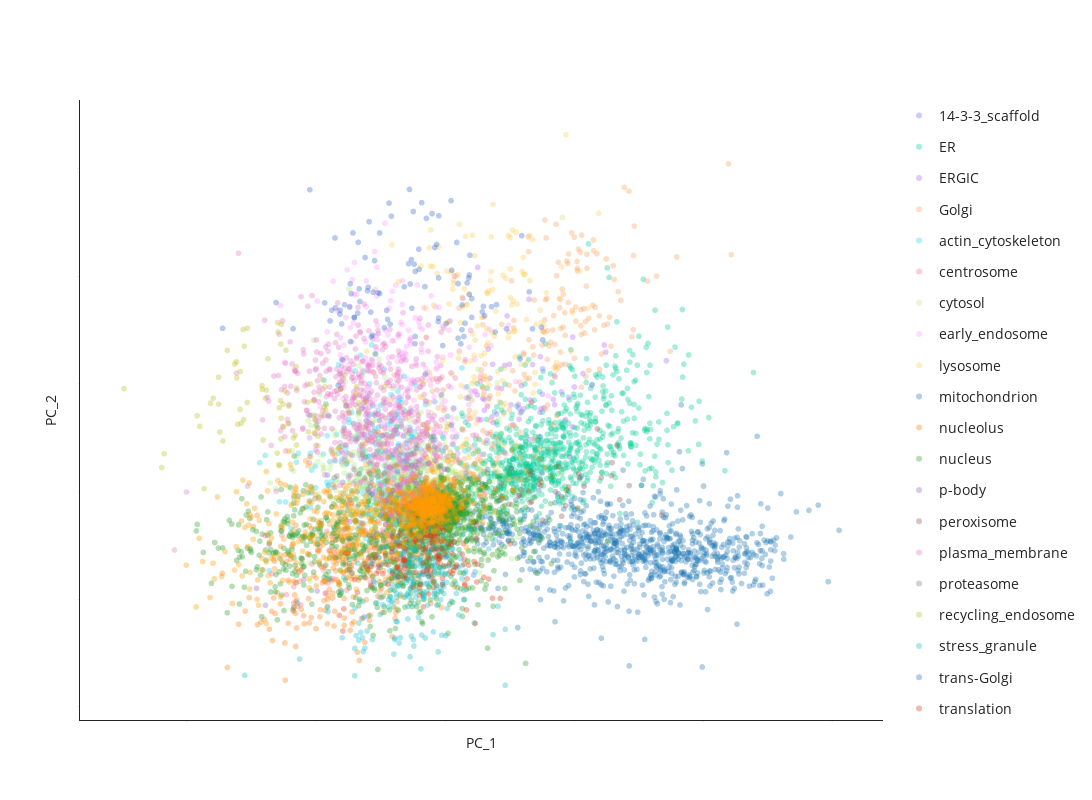

The notebook cell saved with this chart:
### Code cell
# generate 2D PCA plot
label_to_color = "consensus_graph_annnotation"  # **choose which annotation column to highlight here** , other choices: cluster_annotation, Protein-level_consensus_annotation

fig = pu.interaction_umap(
    umap_table,
    node_name="Gene_name_canonical", 
    cluster=label_to_color, opacity=0.35, unlabelled_color="#D0D3D4", unlabelled_opacity=0.1,
    pointsize=6, x="PC_1", y="PC_2",
    categorical=True,
)
fig.update_layout(width=1200, height=800)

fig.show()

# save the figure as an html file
save_path = os.path.join("output")
save_name = f"{timestamp}_PCA_2Dview.html"
pio.write_html(fig, file=os.path.join(save_path, save_name), auto_open=False)

### Figure 1 — Plotly figure (JSON) as saved in the notebook; plotly's stock layout.template omitted (floating-point values rounded to 4 significant figures; data arrays with more than 128 entries replaced by an {"elided": "..."} marker saying what was removed)
{"data": [{"customdata": [[3878], [1828], [1803], [1801], [2103], [5577], [4858], [2120], [4205], [5717], [4218], [6672], [7519], [3817], [6107], [7299], [6106], [2171], [4319], [2241], [8193], [2229], [588], [902], [4138], [7554], [7767], [2184], [6097], [6244], [934], [103], [6355], [8013], [4131], [5736], [3980], [5142], [3947], [3989], [194], [5147], [3084], [6771], [8435], [8252], [3943], [3092], [6218], [183], [5115], [7881], [474], [1849], [1049], [1861], [3894], [518], [1078], [3163], [164], [2031], [2029], [6184], [3921], [6266], [7839], [165], [7008], [2777], [3347], [6594], [3628], [3629], [6383], [3507], [8109], [1419], [6400], [5946], [4915], [7201], [3635], [4559], [3689], [4926], [4443], [3450], [5016], [767], [2362], [8078], [6021], [2509], [5677], [4544], [4570], [5665], [8151], [3351], [604], [7732]], "hovertemplate": "<b>%{hovertext}</b><br><br>consensus_graph_annnotation=14-3-3_scaffold<br>PC_1=%{x}<br>PC_2=%{y}<extra></extra>", "hovertext": ["PPIP5K2", "TSC2", "TSC1", "KSR1", "ARHGEF2", "CRTC2", "HDAC4", "RFX7", "PPP1R3D", "Q5IBP5[p]", "LATS1", "NAV1", "TANC1", "GARRE1", "CRTC1", "MAPKAP1", "CRTC3", "KIF5C", "FBXO45", "E2F8", "RASAL2", "WDR62", "SHCBP1", "MAP3K2", "SOGA1", "KLC2", "CENPJ", "KIF23", "RICTOR", "CLASP1", "SPRYD3", "TBC1D7", "RALGPS2", "FAM53C", "FRYL", "DOP1A", "PFKFB2", "FOXO1", "TBC1D4", "SRGAP2", "ARAF", "AKAP13", "R3HDM2", "DENND1A", "IRS2", "ZBTB21", "MAST3", "EML3", "KNS2", "RACGAP1", "CAMSAP2", "HOMER3", "BAD", "PLCH1", "RASSF7", "FAM13A", "FOXO3", "USP8", "KLC4", "TBC1D1", "SH3BP5L", "WDR37", "KIF1A", "MARK2", "CFAP410", "SH3RF1", "KIF13B", "KLC3", "GPRASP2", "CEP170", "KLC1", "CEP112", "HECTD4", "HDAC7", "PTOV1", "SH3PXD2A", "PI4KB", "PNPLA2", "CRLF3", "CARMIL2", "YWHAG", "NEK1", "CEP170B", "YWHAB", "RAF1", "YWHAE", "NF1", "PACS2", "FOXK1", "CDR2L", "FAM83G", "CAMSAP3", "MAST2", "NADK", "MAP3K5", "CDC25B", "KIF5B", "RASAL2", "MLX", "CEP170", "PLEKHG4", "MLXIP"], "legendgroup": "14-3-3_scaffold", "marker": {"color": "#636EFA", "opacity": 0.35, "size": 6, "symbol": "circle"}, "mode": "markers", "name": "14-3-3_scaffold", "showlegend": true, "type": "scattergl", "x": [-0.7153, -0.08221, -0.006627, -1.673, -3.623, -0.5077, 0.0749, 3.534, -1.147, -1.316, -1.523, -1.055, -0.8224, -0.5454, -0.222, -2.29, 1.132, -0.8334, -2.391, 0.4672, -2.678, 1.102, -0.1142, -0.4979, 0.2048, -4.56, -1.117, -0.594, -2.174, -3.691, -0.004875, -0.3124, -0.2236, -1.434, -2.404, -1.223, -0.1868, -0.01092, -2.428, -3.96, 0.3405, -3.261, -0.3982, -0.599, -2.656, -0.4077, -0.8387, -0.6879, -0.2909, -2.815, -0.9791, -0.09342, 2.21, -2.625, -0.7575, -0.5465, -0.1591, 0.163, -1.786, -0.5961, -0.4546, -0.5417, -1.578, -0.5096, -0.4607, -0.555, -1.079, 0.09711, -2.404, 0.5954, -3.595, -0.9221, 0.7413, -0.4134, -0.8873, -0.6475, -1.071, -0.7709, -0.9009, -1.005, -2.978, -2.398, 0.6563, -2.854, 0.1004, -2.827, -1.528, -0.04953, 0.4099, 0.1775, -1.071, 0.3137, -0.7834, -0.2577, 0.5851, -0.6955, -1.361, -2.464, 2.106, -0.4272, -2.188, -0.4124], "xaxis": "x", "y": [-0.3327, 1.863, -3.062, -1.868, -0.5565, -2.183, -0.8262, -1.507, -0.8931, -0.4642, -0.9167, -1.176, -1.35, -2.032, -0.8397, -2.389, -0.9414, -2.115, -1.102, -0.5971, -2.25, -3.878, -1.475, -1.412, -1.498, 0.7695, -2.564, -0.3182, -1.156, -1.403, -1.637, -1.567, -1.851, -1.501, -1.248, 0.3744, -1.506, -1.355, -0.8636, 0.433, -2.031, -1.12, -1.213, -0.405, -1.898, 0.1904, -0.9721, -1.815, -0.9056, -0.102, -2.244, -0.9052, -1.36, -0.5372, -0.3548, -1.201, -0.9332, -0.5094, -1.114, -1.258, -0.5638, -0.1906, -2.717, -1.519, -0.5746, -0.225, -1.933, -1.185, -1.246, -1.59, 1.687, -1.424, -0.7522, -2.259, -3.349, -0.4634, -0.6948, -0.9893, -0.5666, -0.5153, -0.04344, -2.59, -0.207, 0.4146, -2.559, -0.1344, -2.668, -0.4012, -0.8867, -0.3559, -0.3126, -0.5952, -0.8448, -1.758, -0.9781, -1.253, -1.67, -0.06133, -2.363, -0.9749, -1.44, -1.576], "yaxis": "y"}, {"customdata": {"elided": "757x1 int values"}, "hovertemplate": "<b>%{hovertext}</b><br><br>consensus_graph_annnotation=ER<br>PC_1=%{x}<br>PC_2=%{y}<extra></extra>", "hovertext": {"elided": "757 str values"}, "legendgroup": "ER", "marker": {"color": "#00CC96", "opacity": 0.35, "size": 6, "symbol": "circle"}, "mode": "markers", "name": "ER", "showlegend": true, "type": "scattergl", "x": {"elided": "757 float values"}, "xaxis": "x", "y": {"elided": "757 float values"}, "yaxis": "y"}, {"customdata": [[1646], [3519], [748], [3044], [6800], [5141], [2868], [4192], [230], [576], [1919], [3029], [7596], [5218], [3837], [958], [7569], [2683], [8406], [5759], [6281], [4807], [5688], [4808], [8481], [2825], [5705], [3648], [5383], [3767], [5396], [4036], [2501], [2299], [6828], [2998], [3597], [512], [5712], [1983], [4413], [3827], [7797], [3278], [5584], [1754], [2617], [666], [282], [8011], [1747], [2317], [6708], [3162], [8387]], "hovertemplate": "<b>%{hovertext}</b><br><br>consensus_graph_annnotation=ERGIC<br>PC_1=%{x}<br>PC_2=%{y}<extra></extra>", "hovertext": ["COPG2", "COPB2", "EGFL7", "ERGIC1", "CHPT1", "SCAP", "YIPF5", "SEC24A", "SREBF2", "TMED10", "ERP44", "GPR89B", "RAB3GAP2", "TMED1", "RER1", "COPZ1", "LMAN2L", "METTL9", "GOLT1B", "SAR1A", "TMED4", "COPB1", "YIF1B", "COPA", "COPG1", "CHPF2", "PIGG", "SLC39A11", "TMED2", "COPE", "SEC23B", "SEC22B", "LYSMD3", "ERGIC3", "SCFD1", "B4DSQ5[p]", "SEC22B", "DESI2", "RABL3", "LMAN2", "ARF4", "BET1", "RAB18", "SEC31A", "SAR1B", "IER3IP1", "ARCN1", "TMED9", "LMAN1", "MTMR4", "TRIM27", "ARF5", "MCFD2", "RAB3GAP1", "TMED5"], "legendgroup": "ERGIC", "marker": {"color": "#AB63FA", "opacity": 0.35, "size": 6, "symbol": "circle"}, "mode": "markers", "name": "ERGIC", "showlegend": true, "type": "scattergl", "x": [3.249, 1.516, 3.299, 4.235, 3.385, 6.162, 1.15, 1.696, 8.565, 1.624, 3.283, 4.778, 1.667, 1.276, 2.956, 1.513, 4.238, 5.006, 1.384, 2.489, 3.775, 3.685, 6.222, 1.813, 1.839, 3.833, 4.93, 3.768, 1.246, 3.355, 1.261, 2.614, 5.684, 4.503, 2.859, 4.19, 4.659, 5.338, 2.837, 2.553, 2.301, 4.938, 2.918, 0.1854, 2.0, 2.182, 1.735, 3.036, 1.867, 3.712, 1.459, 0.6818, 3.67, 2.4, 2.864], "xaxis": "x", "y": [8.93, 3.78, 4.261, 5.376, 5.898, 6.805, 4.66, 4.336, 6.079, 2.382, 2.419, 4.388, 6.622, 3.365, 4.916, 4.268, 4.031, 4.857, 3.338, 5.909, 5.706, 6.268, 6.471, 3.473, 5.91, 3.886, 3.003, 4.518, 4.49, 4.15, 10.41, 3.094, 4.943, 4.627, 3.867, 4.283, 3.344, 5.48, 4.046, 4.03, 5.859, 7.177, 3.649, 7.922, 3.602, 4.786, 5.267, 3.839, 3.205, 3.853, 4.335, 8.976, 3.679, 8.156, 3.363], "yaxis": "y"}, {"customdata": {"elided": "191x1 int values"}, "hovertemplate": "<b>%{hovertext}</b><br><br>consensus_graph_annnotation=Golgi<br>PC_1=%{x}<br>PC_2=%{y}<extra></extra>", "hovertext": {"elided": "191 str values"}, "legendgroup": "Golgi", "marker": {"color": "#FFA15A", "opacity": 0.35, "size": 6, "symbol": "circle"}, "mode": "markers", "name": "Golgi", "showlegend": true, "type": "scattergl", "x": {"elided": "191 float values"}, "xaxis": "x", "y": {"elided": "191 float values"}, "yaxis": "y"}, {"customdata": {"elided": "288x1 int values"}, "hovertemplate": "<b>%{hovertext}</b><br><br>consensus_graph_annnotation=actin_cytoskeleton<br>PC_1=%{x}<br>PC_2=%{y}<extra></extra>", "hovertext": {"elided": "288 str values"}, "legendgroup": "actin_cytoskeleton", "marker": {"color": "#19D3F3", "opacity": 0.35, "size": 6, "symbol": "circle"}, "mode": "markers", "name": "actin_cytoskeleton", "showlegend": true, "type": "scattergl", "x": {"elided": "288 float values"}, "xaxis": "x", "y": {"elided": "288 float values"}, "yaxis": "y"}, {"customdata": [[1805], [6507], [3657], [3244], [6850], [6181], [6773], [4204], [10], [354], [1302], [7175], [2440], [7168], [5519], [7022], [4197], [22], [5846], [7486], [2771], [6500], [5493], [6604], [5540], [5908], [2284], [8342], [6543], [6389], [2725], [4698], [2140], [2147], [5687], [5861], [7409], [7320], [1148], [3168], [8501], [7292], [1325], [6418], [6155], [1381], [1174], [1318], [4142]], "hovertemplate": "<b>%{hovertext}</b><br><br>consensus_graph_annnotation=centrosome<br>PC_1=%{x}<br>PC_2=%{y}<extra></extra>", "hovertext": ["CEP78", "CNTROB", "CCDC14", "PCM1", "PIBF1", "CEP68", "CEP192", "CEP43", "CCP110", "CEP57", "WRAP73", "CEP63", "OFD1", "CCDC138", "POLR1F", "TBC1D31", "PCNT", "CEP72", "CROCC", "CEP41", "CEP131", "SPICE1", "KIF7", "CEP120", "C2CD3", "CEP135", "CEP350", "SSX2IP", "NIN", "MIB1", "BBS4", "CSNK1D", "CSPP1", "CEP290", "ODF2", "CEP350", "CEP250", "CCDC77", "MED4", "PCM1", "CCDC61", "AKAP9", "MPHOSPH9", "CEP97", "CEP128", "CDK5RAP2", "ALMS1", "RNF213", "CEP152"], "legendgroup": "centrosome", "marker": {"color": "#FF6692", "opacity": 0.35, "size": 6, "symbol": "circle"}, "mode": "markers", "name": "centrosome", "showlegend": true, "type": "scattergl", "x": [-4.581, -4.386, -3.809, -2.85, -4.848, -3.762, -3.645, -4.253, -6.322, -6.709, -3.802, -3.036, -3.636, -3.727, -2.897, -4.28, -4.256, -2.822, -4.501, -5.607, -3.803, -5.862, -4.623, -5.788, -1.443, -4.631, -0.8689, -4.398, -4.643, -3.381, -5.561, -1.115, -4.549, -6.821, -4.305, -5.596, -4.722, -2.736, -2.188, -2.613, -6.968, -5.159, -2.428, -5.501, -2.353, -3.867, -6.149, -3.606, -4.302], "xaxis": "x", "y": [-1.838, -4.046, -4.58, -2.368, -2.55, -2.234, -3.443, -3.1, -2.032, -3.815, -3.681, -2.753, -2.207, -2.536, -4.205, -4.077, -2.229, -2.968, -2.73, -3.678, -1.339, -4.414, -4.696, -5.102, -2.811, -4.188, -0.1789, -2.068, -4.74, -0.703, -3.129, -2.747, -4.251, -2.462, -3.026, -5.257, -3.616, -3.389, -2.377, -1.394, -2.04, -3.374, -1.795, -0.7832, -2.578, -3.319, -4.783, -3.773, -2.831], "yaxis": "y"}, {"customdata": {"elided": "1861x1 int values"}, "hovertemplate": "<b>%{hovertext}</b><br><br>consensus_graph_annnotation=cytosol<br>PC_1=%{x}<br>PC_2=%{y}<extra></extra>", "hovertext": {"elided": "1861 str values"}, "legendgroup": "cytosol", "marker": {"color": "#B6E880", "opacity": 0.35, "size": 6, "symbol": "circle"}, "mode": "markers", "name": "cytosol", "showlegend": true, "type": "scattergl", "x": {"elided": "1861 float values"}, "xaxis": "x", "y": {"elided": "1861 float values"}, "yaxis": "y"}, {"customdata": {"elided": "217x1 int values"}, "hovertemplate": "<b>%{hovertext}</b><br><br>consensus_graph_annnotation=early_endosome<br>PC_1=%{x}<br>PC_2=%{y}<extra></extra>", "hovertext": {"elided": "217 str values"}, "legendgroup": "early_endosome", "marker": {"color": "#FF97FF", "opacity": 0.35, "size": 6, "symbol": "circle"}, "mode": "markers", "name": "early_endosome", "showlegend": true, "type": "scattergl", "x": {"elided": "217 float values"}, "xaxis": "x", "y": {"elided": "217 float values"}, "yaxis": "y"}, {"customdata": {"elided": "174x1 int values"}, "hovertemplate": "<b>%{hovertext}</b><br><br>consensus_graph_annnotation=lysosome<br>PC_1=%{x}<br>PC_2=%{y}<extra></extra>", "hovertext": {"elided": "174 str values"}, "legendgroup": "lysosome", "marker": {"color": "#FECB52", "opacity": 0.35, "size": 6, "symbol": "circle"}, "mode": "markers", "name": "lysosome", "showlegend": true, "type": "scattergl", "x": {"elided": "174 float values"}, "xaxis": "x", "y": {"elided": "174 float values"}, "yaxis": "y"}, {"customdata": {"elided": "869x1 int values"}, "hovertemplate": "<b>%{hovertext}</b><br><br>consensus_graph_annnotation=mitochondrion<br>PC_1=%{x}<br>PC_2=%{y}<extra></extra>", "hovertext": {"elided": "869 str values"}, "legendgroup": "mitochondrion", "marker": {"color": "#1F77B4", "opacity": 0.35, "size": 6, "symbol": "circle"}, "mode": "markers", "name": "mitochondrion", "showlegend": true, "type": "scattergl", "x": {"elided": "869 float values"}, "xaxis": "x", "y": {"elided": "869 float values"}, "yaxis": "y"}, {"customdata": {"elided": "218x1 int values"}, "hovertemplate": "<b>%{hovertext}</b><br><br>consensus_graph_annnotation=nucleolus<br>PC_1=%{x}<br>PC_2=%{y}<extra></extra>", "hovertext": {"elided": "218 str values"}, "legendgroup": "nucleolus", "marker": {"color": "#FF7F0E", "opacity": 0.35, "size": 6, "symbol": "circle"}, "mode": "markers", "name": "nucleolus", "showlegend": true, "type": "scattergl", "x": {"elided": "218 float values"}, "xaxis": "x", "y": {"elided": "218 float values"}, "yaxis": "y"}, {"customdata": {"elided": "1570x1 int values"}, "hovertemplate": "<b>%{hovertext}</b><br><br>consensus_graph_annnotation=nucleus<br>PC_1=%{x}<br>PC_2=%{y}<extra></extra>", "hovertext": {"elided": "1570 str values"}, "legendgroup": "nucleus", "marker": {"color": "#2CA02C", "opacity": 0.35, "size": 6, "symbol": "circle"}, "mode": "markers", "name": "nucleus", "showlegend": true, "type": "scattergl", "x": {"elided": "1570 float values"}, "xaxis": "x", "y": {"elided": "1570 float values"}, "yaxis": "y"}, {"customdata": [[7814], [6391], [219], [7064], [6651], [4933], [6495], [1268], [7660], [5829], [7446], [6297], [6129], [4488], [6493], [6036], [1520], [8432]], "hovertemplate": "<b>%{hovertext}</b><br><br>consensus_graph_annnotation=p-body<br>PC_1=%{x}<br>PC_2=%{y}<extra></extra>", "hovertext": ["DCP1A", "DCP2", "EIF4ENIF1", "EDC3", "LSM14A", "LSM3", "XRN1", "LSM5", "YTHDC2", "LSM14B", "LSM14B", "PATL1", "Q6ZMY0[p]", "DDX6", "DCP1B", "EDC4", "LSM1", "MARF1"], "legendgroup": "p-body", "marker": {"color": "#9467BD", "opacity": 0.35, "size": 6, "symbol": "circle"}, "mode": "markers", "name": "p-body", "showlegend": true, "type": "scattergl", "x": [-5.763, -2.454, -5.478, -4.957, -2.769, -3.692, -6.958, -3.074, -3.133, -2.654, -7.304, -3.103, -2.908, -0.8634, -3.783, -2.589, -2.304, -1.844], "xaxis": "x", "y": [-4.231, -0.1566, -4.1, -4.618, -4.171, -3.63, -5.281, -3.365, -5.822, -2.961, -4.496, -1.806, -3.235, -3.846, -0.6429, -3.501, -1.533, 0.9355], "yaxis": "y"}, {"customdata": [[306], [8189], [8225], [7253], [3713], [6163], [5567], [5958], [5972], [8473], [4030], [1991], [2947], [6315], [3834], [7852], [3836], [757], [1482], [932], [1483], [5111], [3930], [3917], [4574], [2004], [4578], [1164], [1081], [6915], [5503], [174], [6346], [2751], [2180], [7468], [3780], [4509], [4512]], "hovertemplate": "<b>%{hovertext}</b><br><br>consensus_graph_annnotation=peroxisome<br>PC_1=%{x}<br>PC_2=%{y}<extra></extra>", "hovertext": ["ACAA1", "HACL1", "CROT", "PAFAH2", "AGPS", "ACAD11", "DECR2", "GSTK1", "ECI2", "PEX16", "PEX14", "SCP2", "B4DL07[p]", "TMEM135", "GNPAT", "PXMP2", "ACOX3", "ACOX1", "PEX5", "FAR2", "HSD17B4", "EHHADH", "PEX1", "SLC25A17", "ABCD1", "CAT", "EPHX2", "PEX12", "PEX6", "PEX13", "TYSND1", "PEX26", "LONP2", "FAR1", "ACBD5", "PECR", "ACOT8", "ABCD3", "PEX2"], "legendgroup": "peroxisome", "marker": {"color": "#8C564B", "opacity": 0.35, "size": 6, "symbol": "circle"}, "mode": "markers", "name": "peroxisome", "showlegend": true, "type": "scattergl", "x": [3.302, 3.311, 3.774, 2.555, 1.956, 6.655, 5.17, 4.666, 4.272, 4.39, 2.174, 1.354, 3.289, 3.678, 2.941, 3.703, 6.761, 2.883, 2.2, 6.045, 2.14, 6.468, 3.353, 8.387, 2.469, 3.239, 1.428, 4.779, 0.188, 5.894, 7.126, 4.511, 5.14, 3.629, 5.2, 5.379, 6.439, 2.836, 4.515], "xaxis": "x", "y": [0.9451, 0.7756, -1.323, 1.07, 0.1232, 2.169, 0.8489, -0.6559, -0.01041, 1.17, 0.3736, -0.2324, -0.5085, 0.5489, 0.08382, 0.2757, -0.3786, -0.167, -0.2542, 0.6502, -0.408, 1.342, -0.4685, -1.089, -0.5815, 0.01295, 0.3462, 0.2104, 0.2992, 2.914, 0.2771, -1.147, -0.7666, 0.349, 0.6378, 0.2477, 0.7385, -0.196, -0.2412], "yaxis": "y"}, {"customdata": {"elided": "674x1 int values"}, "hovertemplate": "<b>%{hovertext}</b><br><br>consensus_graph_annnotation=plasma_membrane<br>PC_1=%{x}<br>PC_2=%{y}<extra></extra>", "hovertext": {"elided": "674 str values"}, "legendgroup": "plasma_membrane", "marker": {"color": "#E377C2", "opacity": 0.35, "size": 6, "symbol": "circle"}, "mode": "markers", "name": "plasma_membrane", "showlegend": true, "type": "scattergl", "x": {"elided": "674 float values"}, "xaxis": "x", "y": {"elided": "674 float values"}, "yaxis": "y"}, {"customdata": [[1448], [2835], [3883], [5836], [1470], [1654], [3035], [1965], [1686], [5387], [6831], [879], [4768], [6939], [2438], [594], [984], [5193], [5885], [3868], [5615], [7531], [5957], [5950], [4485], [4486], [1264], [6621], [1249], [8431], [1244], [4507], [8437], [4508], [3723], [1416], [1418], [259], [7251], [5451], [6593], [263], [4822], [5880], [7128], [3356], [4825], [1664], [8330], [8070], [5742], [8514], [698], [5347], [5741], [649], [1625], [2748], [8511], [4830], [4922], [5078], [5333], [3553], [1624], [5597], [1587], [1653], [5724], [4906], [1652], [1655]], "hovertemplate": "<b>%{hovertext}</b><br><br>consensus_graph_annnotation=proteasome<br>PC_1=%{x}<br>PC_2=%{y}<extra></extra>", "hovertext": ["BAG1", "TCP11L1", "TXNL1", "DDI2", "PSMD12", "PSMA6", "UBQLN2", "PSMB3", "PSMD14", "UBE3C", "UBLCP1", "PSMA2", "PSMD7", "PSMG2", "PSMC4", "PSME3IP1", "TCP11L2", "PSMD2", "ECPAS", "PSMD3", "AKIRIN2", "PITHD1", "ZFAND6", "PSME3", "PSMA1", "PSMA4", "NUB1", "AFG2A", "PSMC6", "USP15", "PSME2", "PSMB6", "RNF115", "PSMB5", "PSMD11", "PSMA7", "PSME1", "PSMD13", "PSMD1", "ADRM1", "UBR7", "ZFAND5", "USP14", "PSMD4", "NGLY1", "PSMB7", "RAD23B", "PSMC2", "POMP", "RNF181", "UCHL5", "PSMC3", "PSMG3", "PSMD6", "UCHL5", "RAD23A", "PSMB2", "PSMG1", "PSMD8", "PSMD4", "PSMC1", "UBE3A", "PSME4", "UBFD1", "PSMC5", "PSMB1", "PSMA5", "PSMA3", "PSMG4", "PSME3", "PSMC3", "PSMB4"], "legendgroup": "proteasome", "marker": {"color": "#7F7F7F", "opacity": 0.35, "size": 6, "symbol": "circle"}, "mode": "markers", "name": "proteasome", "showlegend": true, "type": "scattergl", "x": [-0.6378, -1.38, -1.907, -1.928, -0.3979, -1.297, -2.131, -2.337, -0.2934, -1.552, -0.9387, -2.295, -3.12, -1.168, -1.152, -0.7445, -0.1606, -2.847, -2.387, -2.025, -0.8247, -0.7766, -0.08045, -1.464, -2.446, 0.0408, -0.5506, -1.383, -1.963, -1.01, -1.876, -1.073, -2.359, -1.751, -1.118, -1.181, -4.292, -2.437, -0.6448, -2.916, -1.535, -1.884, -4.196, -1.114, -0.3156, -2.893, -1.406, -2.92, -0.7947, -0.6575, -0.6105, -1.103, -1.114, -2.496, -0.2023, -1.272, -1.188, -2.496, -0.5624, -0.8839, -0.5339, -0.1913, -5.04, -1.04, -0.02759, -0.4399, -1.813, -1.843, -0.6293, -3.411, -0.5447, -0.4055], "xaxis": "x", "y": [-2.865, -1.011, -1.27, -0.8544, 1.45, 1.222, -0.1783, 0.4619, -0.1419, -1.755, -1.369, -0.4289, 0.6332, -0.4162, 2.023, -1.163, -0.6331, 0.6275, -1.903, 0.05493, -1.263, -0.8492, -1.357, -0.1433, -0.06466, -0.4158, -1.452, -2.106, 1.181, -0.8581, -0.6283, -0.4702, 0.8643, 1.706, 2.195, -0.707, 0.6508, 2.604, 2.118, 0.857, -0.8794, -0.8069, 0.7218, 1.396, -0.2157, 0.2388, 2.723, -0.006293, -1.701, -0.5775, -0.7148, 2.001, -1.04, -0.3891, 1.182, -1.596, 0.5058, -1.072, 2.541, -0.2678, -0.1253, -0.9048, -0.325, -1.389, 1.036, 2.563, -0.161, 0.3075, -1.789, -0.01327, -1.617, 2.071], "yaxis": "y"}, {"customdata": [[7680], [2515], [257], [5520], [7092], [5445], [4978], [5635], [3850], [8232], [2023], [4560], [444], [8110], [14], [2276], [64], [267], [640], [2035], [6377], [5500], [196], [5020], [3787], [457], [3824], [3470], [7781], [7074], [6354], [5242], [3133], [2681], [3777], [3995], [3368], [8277], [4987], [6138], [5217], [7357], [4654], [2203], [5024], [7514], [6726], [6117], [3692], [5786], [6446], [7407], [4695], [4701], [1700], [6926], [5162], [7988], [5740], [5725], [6460], [1704], [1929], [2404], [5551], [1809], [5103], [8034], [2612], [5408], [1814], [828], [8496], [6210], [8345], [1670], [2322], [1786], [6652], [977], [5442], [6435]], "hovertemplate": "<b>%{hovertext}</b><br><br>consensus_graph_annnotation=recycling_endosome<br>PC_1=%{x}<br>PC_2=%{y}<extra></extra>", "hovertext": ["PACC1", "A8K6Q8[p];B7Z2I6[p]", "NKIRAS2", "GFOD2", "ABHD17A", "RAB11B", "SIRPA", "ATP6V0A1", "STX7", "PACSIN3", "ECE1", "SFN", "MYADM", "MRC2", "GPRC5B", "STEAP3", "FCGRT", "CEMIP2", "LDLR", "A0A3B3ITR4[p]", "STX12", "RALGAPA2", "CDK16", "LRP2", "SCAMP3", "CERK", "SCAMP1", "VAMP2", "KIAA1549", "CMTM7", "RALGAPB", "RAB32", "PODXL", "ATP6V0D1", "ITGB1BP1", "ATP9A", "ATP11A", "ARHGAP26", "CSNK1G2", "SLCO4C1", "ADAM9", "CRACR2A", "SLC1A1", "ARL13B", "ATP8B2", "SEMA4C", "ITFG1", "RAB11FIP1", "ITGB5", "SLC35F1", "CD302", "VAMP8", "TRAPPC10", "ADGRE5", "RAB11FIP5", "SCAMP4", "PTPRJ", "GFOD1", "COLEC12", "WDR44", "SLC35F2", "RALGAPA1", "SLC20A2", "Q59FF5[p];A8CDT9[p]", "ANO6", "ATP13A3", "LRP1", "PODXL2", "MICALL1", "NHERF2", "SMIM1", "SLC12A6", "CSNK1G3", "RAB11FIP2", "ATP11B", "SCAMP2", "ABCB1", "STX3", "CCNY", "SYT1", "VAMP3", "LMTK2"], "legendgroup": "recycling_endosome", "marker": {"color": "#BCBD22", "opacity": 0.35, "size": 6, "symbol": "circle"}, "mode": "markers", "name": "recycling_endosome", "showlegend": true, "type": "scattergl", "x": [-4.655, -3.34, -7.804, -5.759, -7.663, -3.665, -7.052, -3.443, -4.623, -5.303, -5.212, -12.44, -3.719, -7.93, -6.373, -4.739, -4.785, -9.086, -6.167, -10.97, -3.092, -9.604, -6.443, -8.775, -3.429, -8.981, -4.681, -4.051, -8.034, -6.206, -6.353, -4.94, -6.278, -2.355, -9.332, -5.772, -8.081, -5.952, -4.925, -6.258, -6.074, -5.753, -5.046, -6.958, -7.901, -7.778, -3.892, -6.362, -5.074, -6.504, -5.328, -6.426, -7.825, -6.861, -6.413, -5.001, -9.501, -7.082, -7.092, -8.069, -5.212, -7.941, -6.482, -10.88, -5.113, -7.661, -6.469, -5.098, -8.605, -5.875, -8.146, -6.341, -6.061, -8.73, -8.436, -4.933, -6.924, -4.612, -5.804, -6.368, -3.354, -8.773], "xaxis": "x", "y": [4.866, 3.67, 3.345, 2.163, 4.136, 1.71, 2.396, 4.515, 3.773, 2.778, 4.989, 4.786, 3.639, 5.572, 4.223, 5.191, 3.553, 4.102, 6.563, 1.117, 4.178, 3.526, 1.247, 5.31, 4.873, 4.337, 3.934, 4.774, 3.126, 4.675, 3.407, 2.916, 4.065, 4.882, 0.1372, 5.799, 6.026, 1.058, 2.128, 3.002, 3.17, 4.798, 3.349, 4.327, 3.166, 6.754, 5.418, 2.448, 2.717, 1.784, 4.15, 3.893, 7.529, 6.168, 1.207, 3.052, 3.029, 4.746, 4.921, 5.277, 1.61, 3.815, 7.85, 1.758, 4.209, 7.589, 7.412, 3.542, 2.352, 2.49, 5.921, 7.761, 3.973, 2.765, 6.558, 2.572, 4.715, 4.021, 2.609, 6.851, 4.13, 4.056], "yaxis": "y"}, {"customdata": {"elided": "244x1 int values"}, "hovertemplate": "<b>%{hovertext}</b><br><br>consensus_graph_annnotation=stress_granule<br>PC_1=%{x}<br>PC_2=%{y}<extra></extra>", "hovertext": {"elided": "244 str values"}, "legendgroup": "stress_granule", "marker": {"color": "#17BECF", "opacity": 0.35, "size": 6, "symbol": "circle"}, "mode": "markers", "name": "stress_granule", "showlegend": true, "type": "scattergl", "x": {"elided": "244 float values"}, "xaxis": "x", "y": {"elided": "244 float values"}, "yaxis": "y"}, {"customdata": [[8339], [531], [7549], [383], [1345], [4448], [4791], [4], [8422], [4772], [4771], [8280], [5295], [4434], [4099], [5951], [8465], [1224], [558], [1620], [1630], [4162], [1130], [7871], [5882], [7866], [5579], [5898], [8447], [5071], [416], [5901], [7579], [5907], [7919], [771], [422], [4324], [5667], [8324], [300], [1027], [1239], [5895], [6959], [7188], [6505], [1951], [2073], [3083], [3913], [3558], [3925], [2514], [3007], [3661], [7189], [2761], [4009], [2159], [6644], [6743], [3222], [3955], [6756], [3801], [2430], [2818], [6340], [4028], [2094], [6829], [6951], [7452], [7202], [2090], [7345], [2984], [2855], [2569], [3901], [6420], [3151], [2353], [1778], [3899], [6588], [7501], [6388], [6401], [2729], [7013], [2584], [3052], [7242], [6799], [2274], [3059], [2907], [7495], [6293], [2727]], "hovertemplate": "<b>%{hovertext}</b><br><br>consensus_graph_annnotation=trans-Golgi<br>PC_1=%{x}<br>PC_2=%{y}<extra></extra>", "hovertext": ["TRAPPC4", "SPG21", "RAB33B", "ACBD3", "TRAPPC2L", "OSBP", "EFNA5", "TM9SF2", "ATP6V0A2", "CLCN5", "CLCN3", "SNX7", "SLC29A2", "M6PR", "CPD", "NAPG", "TRAPPC1", "SNAP47", "ANGEL1", "OSBPL11", "SH3GLB1", "SNX4", "SPRYD7", "SERINC1", "SNX30", "RAB6B", "MTMR9", "LRIG1", "YIPF1", "ATP7A", "ATG9A", "AP1AR", "CYSTM1", "FAM91A1", "NDFIP2", "SYNGR2", "WDFY1", "TRAPPC2", "ATP8A1", "MTMR6", "TBC1D5", "TRAPPC8", "ARFIP2", "FAM219B", "VTI1A", "ANKRD27", "FAM177A1", "CPE", "LRBA", "SYNGR1", "STX6", "STX16", "ATP9B", "SV2A", "LMBRD2", "C17orf75", "STX16", "SNX8", "DNAJC13", "SLC9A6", "DAGLB", "PI4K2B", "TVP23C", "STX10", "BLOC1S5", "RAB29", "TMEM87A", "GOLM1", "TPRA1", "VAMP4", "MFSD4B", "TRAPPC12", "TMEM230", "OSBPL10", "TRAPPC9", "TGOLN2", "SLC35A5", "KCT2", "TRAPPC11", "YIPF6", "TRAPPC3", "FAM219A", "ATP7B", "TRAPPC13", "PSEN2", "SPRY1", "ARFGAP1", "PRKD2", "RAB43", "TRAPPC5", "SYAP1", "RAB39B", "SORT1", "ARFIP1", "OSBPL9", "RAB2B", "TMEM63A", "ATP2C1", "SLC12A4", "WDR11", "TRAPPC6B", "KIAA0319L"], "legendgroup": "trans-Golgi", "marker": {"color": "#3366CC", "opacity": 0.35, "size": 6, "symbol": "circle"}, "mode": "markers", "name": "trans-Golgi", "showlegend": true, "type": "scattergl", "x": [-2.13, -0.3322, 3.727, 0.6504, -3.569, 3.382, -3.635, 3.253, 0.7695, -1.415, -2.731, -1.31, -2.88, -1.584, 0.7248, -1.159, -3.513, -1.169, 3.774, 0.938, -1.353, -3.301, 0.5015, -2.811, -5.238, -0.7625, -0.9069, -1.381, -1.159, -2.588, -3.008, -3.101, -3.524, -0.4001, 0.4508, -3.983, -3.387, -2.696, -4.266, -0.5061, -2.537, -2.173, 0.8496, -2.227, -2.978, -2.946, 1.992, -0.2703, -8.621, -0.254, -2.857, -2.356, -3.676, -4.25, -3.693, -0.7259, 0.2364, -2.785, -4.065, -4.006, -1.021, 0.2541, -2.267, -2.538, -3.367, 2.9, 2.966, 1.478, -4.146, -0.7839, -3.326, -2.081, 0.607, 1.795, -5.89, 0.03634, 0.9154, 1.437, -1.234, -0.2545, -3.667, -1.006, -1.201, 0.2289, 0.9366, -6.549, 1.938, 0.4987, -0.0927, -3.896, 2.372, 1.031, -4.457, -1.291, 0.658, 1.528, -4.072, 1.027, -4.665, -0.2453, -4.391, 0.9581], "xaxis": "x", "y": [7.776, 11.48, 7.633, 7.516, 12.01, 7.554, 9.196, 9.278, 7.815, 10.58, 10.73, 10.77, 8.332, 9.509, 7.203, 7.204, 8.08, 6.864, 7.046, 9.158, 9.641, 8.828, 7.121, 7.264, 14.02, 5.459, 13.42, 14.03, 10.22, 9.238, 9.325, 10.87, 8.097, 11.34, 11.57, 6.122, 8.285, 6.383, 11.78, 12.91, 12.01, 13.4, 9.69, 7.997, 9.49, 12.54, 8.682, 7.892, 7.581, 9.922, 7.191, 7.611, 9.651, 8.53, 8.573, 12.69, 3.081, 9.254, 8.424, 7.786, 11.26, 10.28, 8.414, 9.197, 11.57, 6.16, 11.88, 8.602, 4.931, 9.517, 9.415, 12.79, 6.861, 8.585, 7.566, 7.798, 9.922, 8.346, 13.01, 8.06, 6.966, 10.32, 10.56, 13.51, 10.06, 8.782, 7.409, 9.663, 6.781, 8.678, 7.556, 8.967, 7.925, 8.515, 8.669, 8.169, 8.241, 8.088, 8.761, 12.81, 8.424, 10.98], "yaxis": "y"}, {"customdata": {"elided": "158x1 int values"}, "hovertemplate": "<b>%{hovertext}</b><br><br>consensus_graph_annnotation=translation<br>PC_1=%{x}<br>PC_2=%{y}<extra></extra>", "hovertext": {"elided": "158 str values"}, "legendgroup": "translation", "marker": {"color": "#DC3912", "opacity": 0.35, "size": 6, "symbol": "circle"}, "mode": "markers", "name": "translation", "showlegend": true, "type": "scattergl", "x": {"elided": "158 float values"}, "xaxis": "x", "y": {"elided": "158 float values"}, "yaxis": "y"}, {"customdata": {"elided": "801x1 int values"}, "hovertemplate": "<b>%{hovertext}</b><br><br>consensus_graph_annnotation=unclassified<br>PC_1=%{x}<br>PC_2=%{y}<extra></extra>", "hovertext": {"elided": "801 str values"}, "legendgroup": "unclassified", "marker": {"color": "#FF9900", "opacity": 0.35, "size": 6, "symbol": "circle"}, "mode": "markers", "name": "unclassified", "showlegend": true, "type": "scattergl", "x": {"elided": "801 float values"}, "xaxis": "x", "y": {"elided": "801 float values"}, "yaxis": "y"}], "layout": {"height": 800, "legend": {"font": {"size": 14}}, "width": 1200, "xaxis": {"showticklabels": true, "tickfont": {"size": 1}, "ticks": "", "title": {"text": "PC_1"}}, "yaxis": {"showticklabels": true, "tickfont": {"size": 1}, "ticks": "", "title": {"text": "PC_2"}}}}
